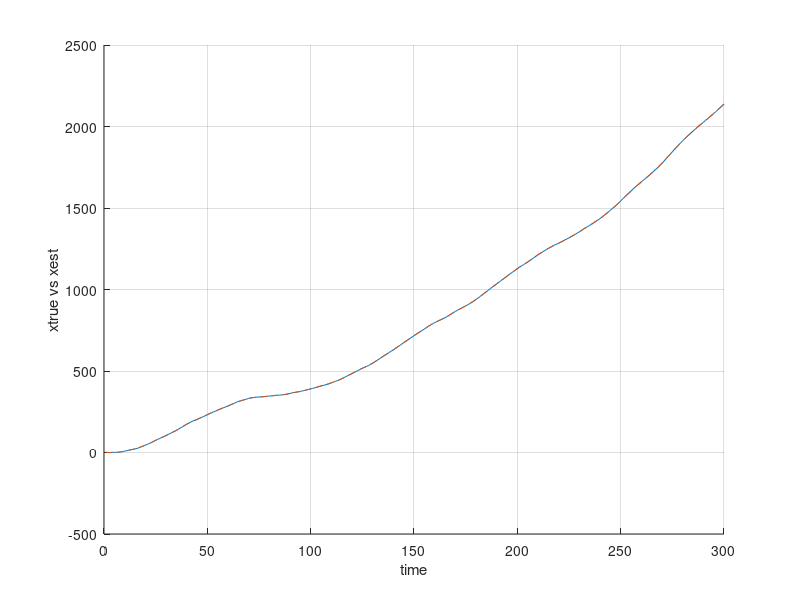
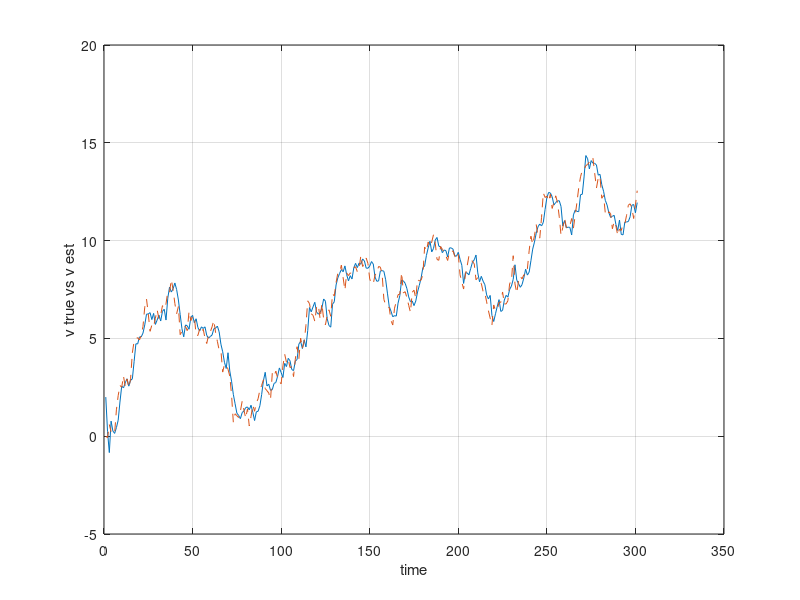
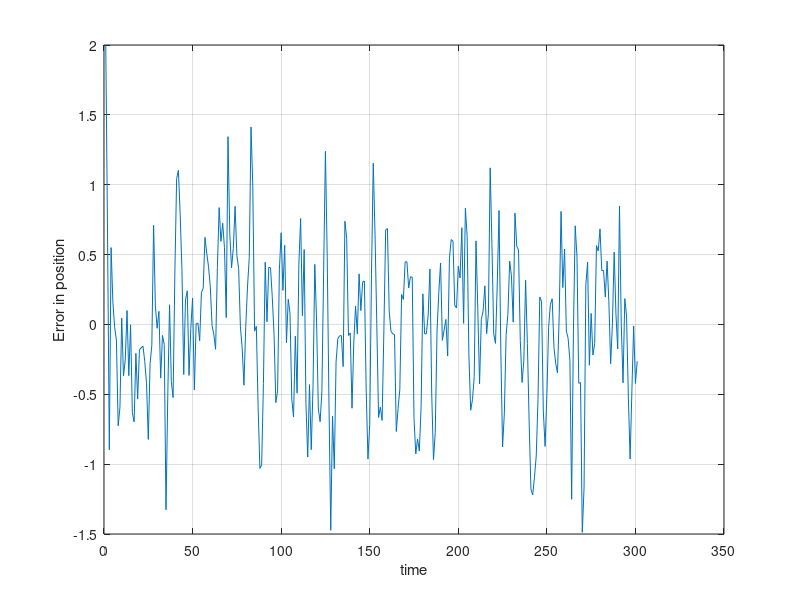
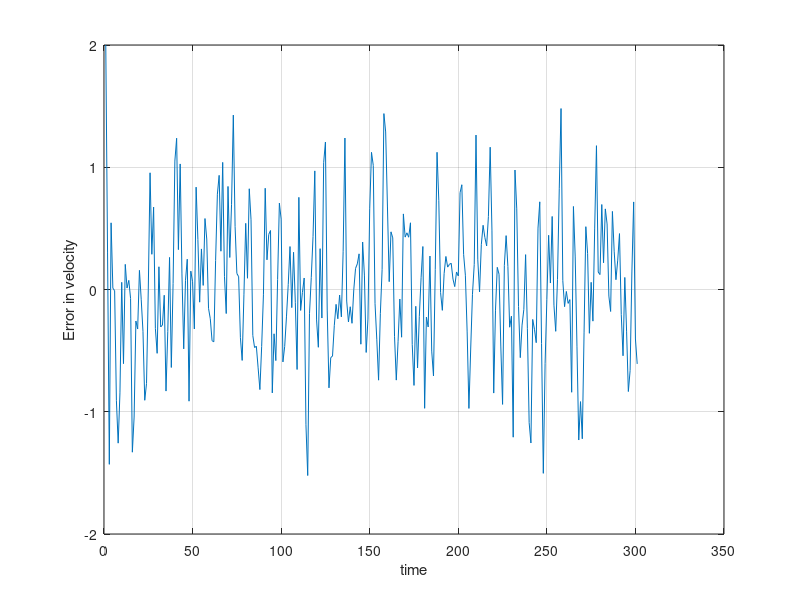

MATLAB code to generate these figures, in order:
clear
close all
clc
%% Prakrit Tyagi : EKF Program tracking a vehicle with acceleration and range measurements
% date : 3 august 2021

% constants
del_t = 1; % discrete time 1 sec
total_time = 300; % Total simulation time in seconds

% Beacon parameters
h = 500;
x1 = -1000;
x2 = 3000;
x3 = 4000;

% To save simulated and estimated state values
X_est = zeros(2,total_time+1);
X_true = zeros(2,total_time+1);

% initialize
x_true = [0;0]; % initial true state 
x_guess = [2;2]; % guess for initialization of states
X_est(:,1) = x_guess;
X_true(:,1)= x_true;

P = [2,0;0,2]; % guess of state estimation covariance matrix 
% Q = [0.01 0 ;0 0.1];
sd_a = 0.5; % Assuming standard deviation of acceleration for process noise covariance matrix
Q = sd_a^2*[0.25*del_t^4, 0.5*del_t^3 ; 0.5*del_t^3, del_t^2]; % Process noise covariance matrix

%% Kalman Filter simulation
fig1 = figure;
line = 1:1:(total_time+1);

for i = 0:1:(total_time-1)
    
    b = 0.01; % bias in acceleration measurement
    a_noise = normrnd(0,0.001); % random noise in acceleration
    if i<100
        a_true = (0.05/100)*i;
        a_meas = a_true + b + a_noise;
    elseif i<=100 && i <200
        a_true = 0.05;
        a_meas = a_true + b + a_noise;
    else 
        a_true = -(0.05/100)*i + 3*0.05;
        a_meas = a_true + b + a_noise;
    end
    
    F = [1, del_t;0, 1]; % F matrix for state prediction equation
    G = [0.5*del_t^2 ; del_t]; % G matrix for state prediction equation
    
    % Prediction Equation for state and P
    X_est(:,i+2)= F*X_est(:,i+1) + G*a_meas;
    P = F*P*F' + Q;
    
    % True Next state of vehicle
    a = a_true + normrnd(0,0.5);
    X_true(:,i+2)= F*X_true(:,i+1) + G*a;
    
    
    %simulate range measurement 
     r1 = sqrt( (X_true(1,i+2) - x1)^2 + h^2 ) + normrnd(0,1);
     r2 = sqrt( (X_true(1,i+2) - x2)^2 + h^2 ) + normrnd(0,1);
     r3 = sqrt( (X_true(1,i+2) - x3)^2 + h^2 ) + normrnd(0,1);
     z = [r1;r2;r3]; % range measurement vector
     
     r1_est = sqrt( (X_est(1,i+2) - x1)^2 + h^2 ) ;
     r2_est = sqrt( (X_est(1,i+2) - x2)^2 + h^2 ) ;
     r3_est = sqrt( (X_est(1,i+2) - x3)^2 + h^2 ) ;
     z_est = [r1_est;r2_est;r3_est]; % estimating range measurements
     
     % Jacobian matrix 
     H = [ (X_est(1,i+2) - x1)/r1_est, 0; (X_est(1,i+2) - x2)/r2_est, 0; (X_est(1,i+2) - x3)/r3_est, 0];
     
     % Measurement covariance matrix
     R = [1.5 0 0; 0 1.5 0; 0 0 1.5];
     
     % Kalman Gain
     K = P*(H')/(H*P*H' + R);
     
     % Update Equations for state and P (Correction of prediction)
     X_est(:,i+2) = X_est(:,i+2) + K*(z - z_est);
     P = (eye(2) - K*H)*P*(eye(2) - K*H)' + K*R*K';
     
     
    
    clf 
    hold on
    plot( line(1,1:(i+1)), X_est(1,1:(i+1)),line(1,1:(i+1)), X_true(1,1:(i+1)),'--')
    grid on
    xlabel('time') 
    ylabel('xtrue vs xest') 
    drawnow
    
    i
 
end

fig2 = figure;
plot(line, X_est(2,:),line, X_true(2,:),'--')
grid on
xlabel('time') 
ylabel('v true vs v est')

fig3 = figure;
plot(line, X_est(1,:)- X_true(1,:))
grid on
xlabel('time') 
ylabel('Error in position')

fig4 = figure;
plot(line, X_est(2,:)- X_true(2,:))
grid on
xlabel('time') 
ylabel('Error in velocity')